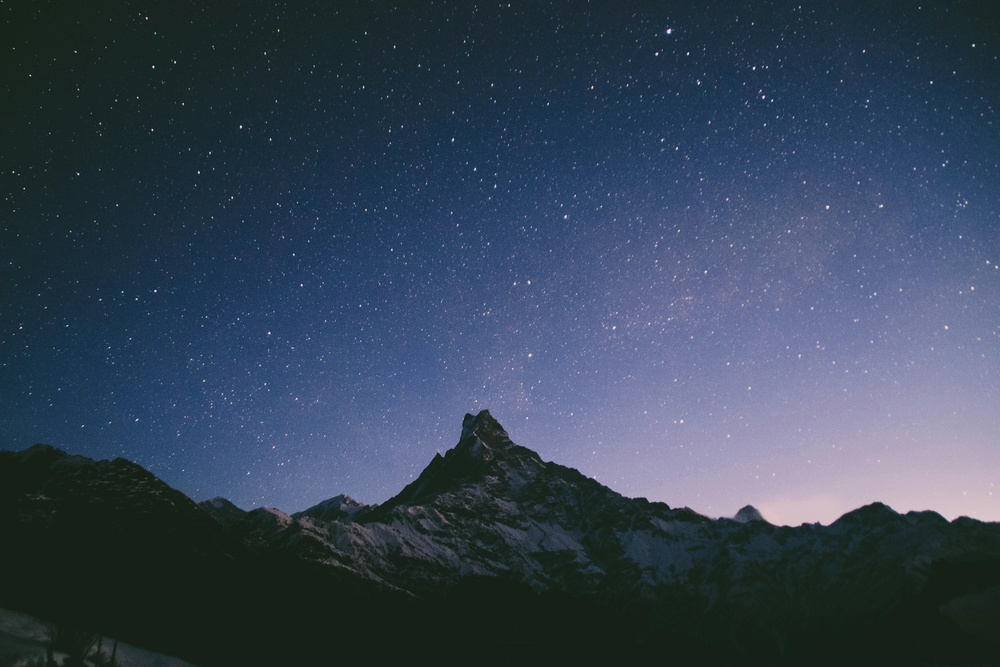
#> input picture 4kimg.jpg, 1000 x 667 px, shrunk from 6000 x 4000 before the run
$ python convert_file.py
#> lines starting #> are read from the running program, lines starting #| are printed output that depends on the picture
from PIL import Image
img = Image.open("4kimg.jpg").convert("L")   # convert to grayscale
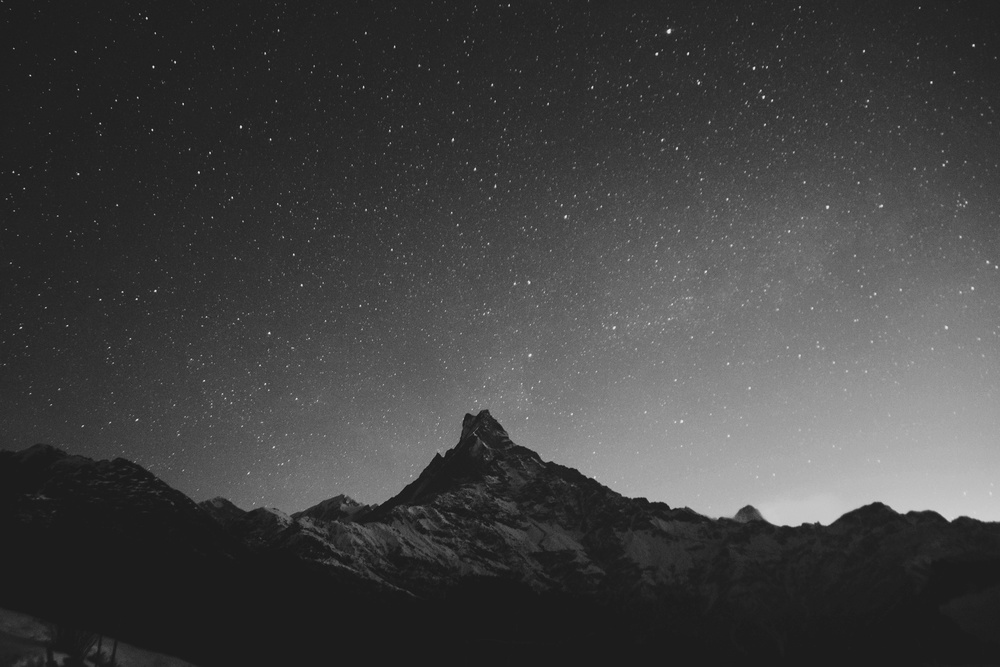
#> img: PIL image 1000x667 L; min 18, max 243, mean 66.2
img = img.resize((13000, 13000))               # make it MxM
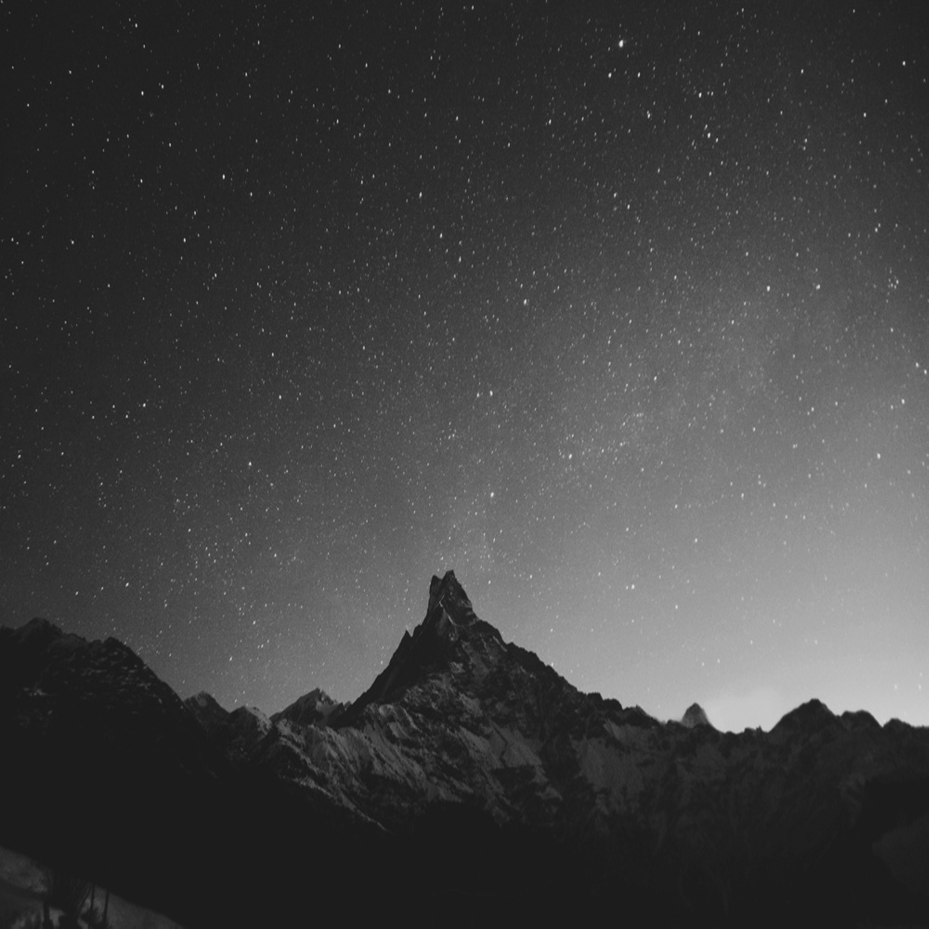
#> img: PIL image 13000x13000 L (shown at 1/14 size); min 16, max 252, mean 66.2
img.save("13000x13000.pgm")                    # save as binary PGM
